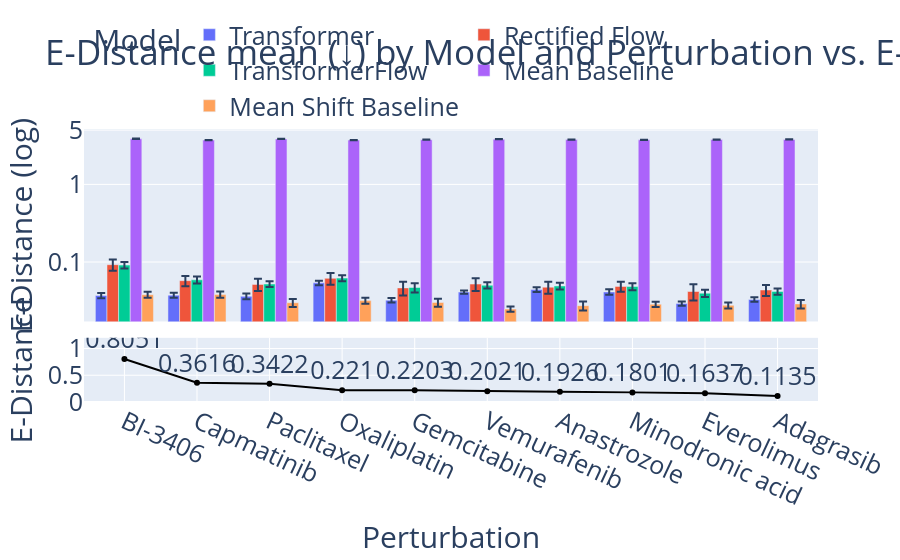

Notebook source saved alongside this figure:
### Code cell
# df_bar_des_energy_dict = {"Model": ["Transformer", "Rectified Flow", "TransformerFlow", "Mean Baseline", "Mean Shift Baseline"]}

# for i, pert in enumerate(perturbations):
#     df_bar_des_energy_dict[pert] = [transformer_energy_by_pert[:, i].mean().item(), rf_energy_by_pert[:, i].mean().item(), tf_energy_by_pert[:, i].mean().item(), mean_baseline_energy_by_pert[:, i].mean().item(), mean_shift_baseline_energy_by_pert[:, i].mean().item()]

# df_bar_des_energy = pd.DataFrame(df_bar_des_energy_dict)

# df_bar_des_energy_melted = df_bar_des_energy.melt(id_vars="Model", var_name="Perturbation", value_name="Energy Score")
# fig = px.bar(df_bar_des_energy_melted, x="Perturbation", y="Energy Score", color="Model", barmode="group", log_y=True, title="Energy Score mean (↓) by Model and Perturbation")
# # error bars
# fig.update_traces(error_y=dict(type='data', array=[transformer_energy_by_pert[:, i].std() for i in range(len(perturbations))] + [rf_energy_by_pert[:, i].std() for i in range(len(perturbations))] + [tf_energy_by_pert[:, i].std() for i in range(len(perturbations))] + [mean_baseline_energy_by_pert[:, i].std() for i in range(len(perturbations))] + [mean_shift_baseline_energy_by_pert[:, i].std() for i in range(len(perturbations))], visible=True))
# fig.show()





from plotly.subplots import make_subplots
import plotly.graph_objects as go

model_scores = {
    "Transformer": transformer_energy_by_pert,
    "Rectified Flow": rf_energy_by_pert,
    "TransformerFlow": tf_energy_by_pert,
    "Mean Baseline": mean_baseline_energy_by_pert,
    "Mean Shift Baseline": mean_shift_baseline_energy_by_pert,
}
colors = px.colors.qualitative.Plotly
# degs = pd.Series([num_degs[p] for p in perturbations], index=perturbations)
edistances = pd.Series([np.round(energy_loss_by_pert[p], 4).item() for p in perturbations], index=perturbations)


fig = make_subplots(rows=2, cols=1, shared_xaxes=True, vertical_spacing=0.06, row_heights=[0.75, 0.25]) # 72 28

# Top: Energy bars per model
for color, (model, scores) in zip(colors, model_scores.items()):
    means = pd.Series(scores.mean(axis=0), index=perturbations)
    # rho = means.corr(degs, method="spearman")
    # fig.add_trace(go.Bar(x=perturbations, y=means, error_y=dict(type="data", array=scores.std(axis=0), visible=True),
    #                      name=f"{model} (ρ = {rho:.2f})", marker_color=color), row=1, col=1)

    corr = means.corr(edistances, method="spearman")
    print(f"{model}: Spearman ρ = {corr:.2f}")

    fig.add_trace(go.Bar(x=perturbations, y=means, error_y=dict(type="data", array=scores.std(axis=0), visible=True),
                         name=f"{model}", marker_color=color), row=1, col=1)

    # Set y-axis to log scale for energy loss
    fig.update_yaxes(type="log", row=1, col=1, tickvals=[0, 0.01, 0.1, 1, 5], ticktext=['0', '0.01', '0.1', '1', '5']) #tickvals=[0.01, 0.05, 0.1, 0.5, 1, 5], ticktext=['0.01', '0.05', '0.1', '0.5', '1', '5'])
     
        # Der Text, der an diesen Positionen angezeigt werden soll
        

# Bottom: perturbation magnitude (number of DEGs)
fig.add_trace(go.Scatter(x=perturbations, y=edistances, mode="lines+markers+text", text=edistances, textposition="top center",
                         line=dict(color="black"), name="E-Distance", showlegend=False), row=2, col=1)

# fig.update_layout(barmode="group", title="DE-F1 Score mean (↑) by Model and Perturbation vs. Number of DEGs",
#                   legend_title_text="Model (Spearman ρ with # DEGs)", font=dict(size=12))

fig.update_layout(barmode="group", title="E-Distance mean (↓) by Model and Perturbation vs. E-distance of Perturbation",
                  legend_title_text="Model", font=dict(size=25))

# fig.update_layout(legend=dict(
#     yanchor="top",
#     y=0.99,
#     xanchor="left",
#     x=0.01
# ))

fig.update_layout(legend=dict(
    orientation="h",
    yanchor="bottom",
    y=1.0,
    xanchor="left",
    x=0.01
))

fig.update_yaxes(title_text="E-Distance (log)", row=1, col=1)
fig.update_yaxes(title_text="E-Distance", range=[0, 1.2], row=2, col=1) # * degs.max() * 1.5
fig.update_xaxes(title_text="Perturbation", row=2, col=1)

# Tilt x-axis labels for better readability
fig.update_xaxes(tickangle=25, row=2, col=1)

# Save the figure as a PNG file
fig.write_image("thesis_plots/results/seen/edistance_by_model_and_perturbation.png", scale=5, width=1400, height=1000)

fig.show()

### Figure 1 — Plotly figure (JSON) as saved in the notebook; plotly's stock layout.template omitted (floating-point values rounded to 4 significant figures)
{"data": [{"error_y": {"array": [0.002863, 0.002847, 0.003046, 0.003622, 0.002242, 0.00188, 0.003106, 0.003312, 0.001808, 0.002264], "type": "data", "visible": true}, "marker": {"color": "#636EFA"}, "name": "Transformer", "type": "bar", "x": ["BI-3406", "Capmatinib", "Paclitaxel", "Oxaliplatin", "Gemcitabine", "Vemurafenib", "Anastrozole", "Minodronic acid", "Everolimus", "Adagrasib"], "xaxis": "x", "y": [0.03715, 0.03745, 0.03619, 0.05394, 0.03231, 0.041, 0.04423, 0.04121, 0.02919, 0.03299], "yaxis": "y"}, {"error_y": {"array": [0.01527, 0.008702, 0.009266, 0.01057, 0.009345, 0.00961, 0.008378, 0.007191, 0.009875, 0.007006], "type": "data", "visible": true}, "marker": {"color": "#EF553B"}, "name": "Rectified Flow", "type": "bar", "x": ["BI-3406", "Capmatinib", "Paclitaxel", "Oxaliplatin", "Gemcitabine", "Vemurafenib", "Anastrozole", "Minodronic acid", "Everolimus", "Adagrasib"], "xaxis": "x", "y": [0.09245, 0.05756, 0.05158, 0.06172, 0.04645, 0.05205, 0.04748, 0.04861, 0.04176, 0.04365], "yaxis": "y"}, {"error_y": {"array": [0.008942, 0.00621, 0.004407, 0.005709, 0.006369, 0.004702, 0.004949, 0.005046, 0.004316, 0.003841], "type": "data", "visible": true}, "marker": {"color": "#00CC96"}, "name": "TransformerFlow", "type": "bar", "x": ["BI-3406", "Capmatinib", "Paclitaxel", "Oxaliplatin", "Gemcitabine", "Vemurafenib", "Anastrozole", "Minodronic acid", "Everolimus", "Adagrasib"], "xaxis": "x", "y": [0.09129, 0.059, 0.05211, 0.06209, 0.04702, 0.05024, 0.0492, 0.04835, 0.03974, 0.04189], "yaxis": "y"}, {"error_y": {"array": [0.01942, 0.01665, 0.01124, 0.01448, 0.0132, 0.01127, 0.00924, 0.01426, 0.01319, 0.01226], "type": "data", "visible": true}, "marker": {"color": "#AB63FA"}, "name": "Mean Baseline", "type": "bar", "x": ["BI-3406", "Capmatinib", "Paclitaxel", "Oxaliplatin", "Gemcitabine", "Vemurafenib", "Anastrozole", "Minodronic acid", "Everolimus", "Adagrasib"], "xaxis": "x", "y": [3.863, 3.717, 3.851, 3.723, 3.762, 3.817, 3.777, 3.753, 3.782, 3.788], "yaxis": "y"}, {"error_y": {"array": [0.003368, 0.003505, 0.003487, 0.002813, 0.003504, 0.001973, 0.003567, 0.002202, 0.002404, 0.003612], "type": "data", "visible": true}, "marker": {"color": "#FFA15A"}, "name": "Mean Shift Baseline", "type": "bar", "x": ["BI-3406", "Capmatinib", "Paclitaxel", "Oxaliplatin", "Gemcitabine", "Vemurafenib", "Anastrozole", "Minodronic acid", "Everolimus", "Adagrasib"], "xaxis": "x", "y": [0.03801, 0.03812, 0.02993, 0.03188, 0.03017, 0.02482, 0.02743, 0.0286, 0.02771, 0.02889], "yaxis": "y"}, {"line": {"color": "black"}, "mode": "lines+markers+text", "name": "E-Distance", "showlegend": false, "text": [0.8051, 0.3616, 0.3422, 0.221, 0.2203, 0.2021, 0.1926, 0.1801, 0.1637, 0.1135], "textposition": "top center", "type": "scatter", "x": ["BI-3406", "Capmatinib", "Paclitaxel", "Oxaliplatin", "Gemcitabine", "Vemurafenib", "Anastrozole", "Minodronic acid", "Everolimus", "Adagrasib"], "xaxis": "x2", "y": [0.8051, 0.3616, 0.3422, 0.221, 0.2203, 0.2021, 0.1926, 0.1801, 0.1637, 0.1135], "yaxis": "y2"}], "layout": {"barmode": "group", "font": {"size": 25}, "legend": {"orientation": "h", "title": {"text": "Model"}, "x": 0.01, "xanchor": "left", "y": 1, "yanchor": "bottom"}, "title": {"text": "E-Distance mean (↓) by Model and Perturbation vs. E-distance of Perturbation"}, "xaxis": {"anchor": "y", "domain": [0, 1], "matches": "x2", "showticklabels": false}, "xaxis2": {"anchor": "y2", "domain": [0, 1], "tickangle": 25, "title": {"text": "Perturbation"}}, "yaxis": {"anchor": "x", "domain": [0.295, 1], "ticktext": ["0", "0.01", "0.1", "1", "5"], "tickvals": [0, 0.01, 0.1, 1, 5], "title": {"text": "E-Distance (log)"}, "type": "log"}, "yaxis2": {"anchor": "x2", "domain": [0, 0.235], "range": [0, 1.2], "title": {"text": "E-Distance"}}}}
